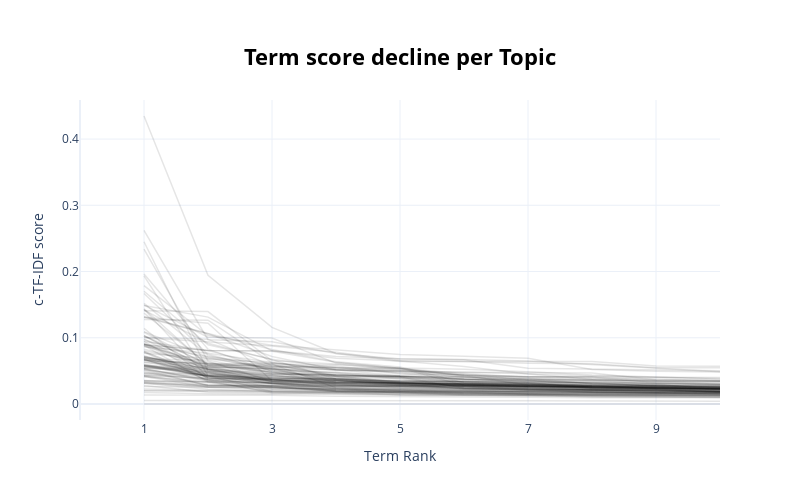

Notebook cell for this chart:
### Code cell
model.visualize_term_rank()

### Figure 1 — Plotly figure (JSON) as saved in the notebook; plotly's stock layout.template omitted (floating-point values rounded to 4 significant figures)
{"data": [{"hovertext": "<b>Topic -1</b>:god_like_know_just_don_use_people_", "line": {"color": "black", "width": 1.5}, "mode": "lines+lines", "name": "", "opacity": 0.1, "type": "scatter", "x": [1, 2, 3, 4, 5, 6, 7, 8, 9, 10], "y": [0.0054, 0.005074, 0.004933, 0.004863, 0.004861, 0.004811, 0.004809, 0.004595, 0.00433, 0.004264]}, {"hovertext": "<b>Topic 0</b>:disease_patients_medical_health_doc", "line": {"color": "black", "width": 1.5}, "mode": "lines+lines", "name": "", "opacity": 0.1, "type": "scatter", "x": [1, 2, 3, 4, 5, 6, 7, 8, 9, 10], "y": [0.01375, 0.01346, 0.01311, 0.01166, 0.01136, 0.01125, 0.01001, 0.00939, 0.009378, 0.009269]}, {"hovertext": "<b>Topic 1</b>:team_game_25_hockey_55_season_pit_p", "line": {"color": "black", "width": 1.5}, "mode": "lines+lines", "name": "", "opacity": 0.1, "type": "scatter", "x": [1, 2, 3, 4, 5, 6, 7, 8, 9, 10], "y": [0.01733, 0.01542, 0.01474, 0.01461, 0.01322, 0.01267, 0.01236, 0.01224, 0.01185, 0.01135]}, {"hovertext": "<b>Topic 2</b>:year_game_baseball_hit_team_players", "line": {"color": "black", "width": 1.5}, "mode": "lines+lines", "name": "", "opacity": 0.1, "type": "scatter", "x": [1, 2, 3, 4, 5, 6, 7, 8, 9, 10], "y": [0.01989, 0.01927, 0.01762, 0.01703, 0.01647, 0.01498, 0.01424, 0.01343, 0.0124, 0.01228]}, {"hovertext": "<b>Topic 3</b>:key_encryption_clipper_chip_keys_go", "line": {"color": "black", "width": 1.5}, "mode": "lines+lines", "name": "", "opacity": 0.1, "type": "scatter", "x": [1, 2, 3, 4, 5, 6, 7, 8, 9, 10], "y": [0.03136, 0.02536, 0.02147, 0.02, 0.01791, 0.01477, 0.01435, 0.01431, 0.01412, 0.01385]}, {"hovertext": "<b>Topic 4</b>:israel_israeli_arab_jews_war_jewish", "line": {"color": "black", "width": 1.5}, "mode": "lines+lines", "name": "", "opacity": 0.1, "type": "scatter", "x": [1, 2, 3, 4, 5, 6, 7, 8, 9, 10], "y": [0.03148, 0.0222, 0.01834, 0.01814, 0.01409, 0.01372, 0.01281, 0.01072, 0.01044, 0.01019]}, {"hovertext": "<b>Topic 5</b>:fbi_batf_koresh_compound_gas_waco_a", "line": {"color": "black", "width": 1.5}, "mode": "lines+lines", "name": "", "opacity": 0.1, "type": "scatter", "x": [1, 2, 3, 4, 5, 6, 7, 8, 9, 10], "y": [0.0318, 0.02809, 0.02754, 0.01875, 0.01643, 0.01372, 0.01336, 0.01307, 0.01287, 0.01242]}, {"hovertext": "<b>Topic 6</b>:_________", "line": {"color": "black", "width": 1.5}, "mode": "lines+lines", "name": "", "opacity": 0.1, "type": "scatter", "x": [1, 2, 3, 4, 5, 6, 7, 8, 9, 10], "y": [1e-05, 1e-05, 1e-05, 1e-05, 1e-05, 1e-05, 1e-05, 1e-05, 1e-05, 1e-05]}, {"hovertext": "<b>Topic 7</b>:sale_condition_audio_offer_shipping", "line": {"color": "black", "width": 1.5}, "mode": "lines+lines", "name": "", "opacity": 0.1, "type": "scatter", "x": [1, 2, 3, 4, 5, 6, 7, 8, 9, 10], "y": [0.0225, 0.02075, 0.02073, 0.02055, 0.01882, 0.01713, 0.01651, 0.01643, 0.01566, 0.01497]}, {"hovertext": "<b>Topic 8</b>:car_engine_ford_cars_mustang_gt_con", "line": {"color": "black", "width": 1.5}, "mode": "lines+lines", "name": "", "opacity": 0.1, "type": "scatter", "x": [1, 2, 3, 4, 5, 6, 7, 8, 9, 10], "y": [0.04146, 0.02582, 0.02563, 0.02531, 0.02149, 0.01655, 0.01463, 0.01285, 0.01271, 0.01245]}, {"hovertext": "<b>Topic 9</b>:printer_print_hp_deskjet_printers_l", "line": {"color": "black", "width": 1.5}, "mode": "lines+lines", "name": "", "opacity": 0.1, "type": "scatter", "x": [1, 2, 3, 4, 5, 6, 7, 8, 9, 10], "y": [0.0893, 0.0474, 0.03556, 0.03395, 0.03237, 0.03109, 0.03085, 0.0249, 0.02343, 0.02315]}, {"hovertext": "<b>Topic 10</b>:list_request_mail_com_send_request", "line": {"color": "black", "width": 1.5}, "mode": "lines+lines", "name": "", "opacity": 0.1, "type": "scatter", "x": [1, 2, 3, 4, 5, 6, 7, 8, 9, 10], "y": [0.05414, 0.05182, 0.03881, 0.03876, 0.0385, 0.03711, 0.03437, 0.03074, 0.029, 0.0252]}, {"hovertext": "<b>Topic 11</b>:card_drivers_video_vesa_diamond_at", "line": {"color": "black", "width": 1.5}, "mode": "lines+lines", "name": "", "opacity": 0.1, "type": "scatter", "x": [1, 2, 3, 4, 5, 6, 7, 8, 9, 10], "y": [0.06906, 0.04897, 0.03453, 0.03098, 0.02859, 0.02825, 0.0281, 0.02769, 0.02706, 0.02007]}, {"hovertext": "<b>Topic 12</b>:drive_drives_slave_ide_disk_master", "line": {"color": "black", "width": 1.5}, "mode": "lines+lines", "name": "", "opacity": 0.1, "type": "scatter", "x": [1, 2, 3, 4, 5, 6, 7, 8, 9, 10], "y": [0.09457, 0.03909, 0.03636, 0.0312, 0.03088, 0.02878, 0.02728, 0.02686, 0.0251, 0.02354]}, {"hovertext": "<b>Topic 13</b>:atheists_god_atheism_belief_atheis", "line": {"color": "black", "width": 1.5}, "mode": "lines+lines", "name": "", "opacity": 0.1, "type": "scatter", "x": [1, 2, 3, 4, 5, 6, 7, 8, 9, 10], "y": [0.04366, 0.03851, 0.03696, 0.02746, 0.02593, 0.02586, 0.023, 0.02287, 0.02236, 0.01906]}, {"hovertext": "<b>Topic 14</b>:lib_ndet_loop_x11r5_libxmu_usr_err", "line": {"color": "black", "width": 1.5}, "mode": "lines+lines", "name": "", "opacity": 0.1, "type": "scatter", "x": [1, 2, 3, 4, 5, 6, 7, 8, 9, 10], "y": [0.0495, 0.02835, 0.02834, 0.02781, 0.02756, 0.02724, 0.027, 0.02571, 0.0253, 0.02339]}, {"hovertext": "<b>Topic 15</b>:espn_game_hockey_abc_games_basebal", "line": {"color": "black", "width": 1.5}, "mode": "lines+lines", "name": "", "opacity": 0.1, "type": "scatter", "x": [1, 2, 3, 4, 5, 6, 7, 8, 9, 10], "y": [0.08717, 0.06301, 0.04773, 0.04164, 0.04064, 0.03685, 0.03596, 0.02704, 0.02518, 0.02215]}, {"hovertext": "<b>Topic 16</b>:mhz_clock_fpu_speed_cpu_040_proces", "line": {"color": "black", "width": 1.5}, "mode": "lines+lines", "name": "", "opacity": 0.1, "type": "scatter", "x": [1, 2, 3, 4, 5, 6, 7, 8, 9, 10], "y": [0.06347, 0.04803, 0.04357, 0.03403, 0.03281, 0.02719, 0.02346, 0.02132, 0.0213, 0.01988]}, {"hovertext": "<b>Topic 17</b>:windows_dos_memory_allocation_swap", "line": {"color": "black", "width": 1.5}, "mode": "lines+lines", "name": "", "opacity": 0.1, "type": "scatter", "x": [1, 2, 3, 4, 5, 6, 7, 8, 9, 10], "y": [0.05748, 0.04233, 0.03037, 0.02824, 0.02611, 0.02277, 0.02122, 0.02096, 0.01964, 0.01895]}, {"hovertext": "<b>Topic 18</b>:flame_joke_group_knepper_post_don_", "line": {"color": "black", "width": 1.5}, "mode": "lines+lines", "name": "", "opacity": 0.1, "type": "scatter", "x": [1, 2, 3, 4, 5, 6, 7, 8, 9, 10], "y": [0.02792, 0.01779, 0.01654, 0.01534, 0.01503, 0.01434, 0.01411, 0.0141, 0.01343, 0.01323]}, {"hovertext": "<b>Topic 19</b>:lane_cop_bike_car_traffic_driving_", "line": {"color": "black", "width": 1.5}, "mode": "lines+lines", "name": "", "opacity": 0.1, "type": "scatter", "x": [1, 2, 3, 4, 5, 6, 7, 8, 9, 10], "y": [0.03332, 0.02725, 0.02522, 0.02237, 0.02206, 0.0206, 0.01783, 0.01722, 0.01714, 0.01672]}, {"hovertext": "<b>Topic 20</b>:modem_modems_fax_dtr_pin_cts_seria", "line": {"color": "black", "width": 1.5}, "mode": "lines+lines", "name": "", "opacity": 0.1, "type": "scatter", "x": [1, 2, 3, 4, 5, 6, 7, 8, 9, 10], "y": [0.08838, 0.0332, 0.0277, 0.021, 0.01954, 0.01953, 0.01935, 0.01888, 0.0179, 0.01786]}, {"hovertext": "<b>Topic 21</b>:jpeg_gif_image_format_cx_c__file_i", "line": {"color": "black", "width": 1.5}, "mode": "lines+lines", "name": "", "opacity": 0.1, "type": "scatter", "x": [1, 2, 3, 4, 5, 6, 7, 8, 9, 10], "y": [0.07886, 0.04304, 0.03066, 0.02637, 0.02636, 0.02348, 0.02343, 0.02116, 0.02105, 0.01825]}, {"hovertext": "<b>Topic 22</b>:moral_objective_morality_immoral_m", "line": {"color": "black", "width": 1.5}, "mode": "lines+lines", "name": "", "opacity": 0.1, "type": "scatter", "x": [1, 2, 3, 4, 5, 6, 7, 8, 9, 10], "y": [0.06553, 0.0606, 0.06052, 0.02435, 0.01997, 0.01926, 0.01891, 0.01885, 0.01781, 0.01767]}, {"hovertext": "<b>Topic 23</b>:monitor_vga_monitors_sync_horizont", "line": {"color": "black", "width": 1.5}, "mode": "lines+lines", "name": "", "opacity": 0.1, "type": "scatter", "x": [1, 2, 3, 4, 5, 6, 7, 8, 9, 10], "y": [0.09124, 0.05562, 0.0399, 0.03598, 0.03236, 0.03041, 0.02943, 0.02585, 0.02373, 0.02322]}, {"hovertext": "<b>Topic 24</b>:window_widget_event_null_applicati", "line": {"color": "black", "width": 1.5}, "mode": "lines+lines", "name": "", "opacity": 0.1, "type": "scatter", "x": [1, 2, 3, 4, 5, 6, 7, 8, 9, 10], "y": [0.07028, 0.0403, 0.02563, 0.02151, 0.02128, 0.01974, 0.01877, 0.01844, 0.01692, 0.01553]}, {"hovertext": "<b>Topic 25</b>:armenian_armenians_genocide_turkis", "line": {"color": "black", "width": 1.5}, "mode": "lines+lines", "name": "", "opacity": 0.1, "type": "scatter", "x": [1, 2, 3, 4, 5, 6, 7, 8, 9, 10], "y": [0.04695, 0.03622, 0.02348, 0.02307, 0.01623, 0.0161, 0.01598, 0.01585, 0.0146, 0.01434]}, {"hovertext": "<b>Topic 26</b>:windows_os_nt_ms_dos_apps_unix_mic", "line": {"color": "black", "width": 1.5}, "mode": "lines+lines", "name": "", "opacity": 0.1, "type": "scatter", "x": [1, 2, 3, 4, 5, 6, 7, 8, 9, 10], "y": [0.07656, 0.06887, 0.05404, 0.03243, 0.03, 0.0294, 0.0233, 0.02238, 0.01964, 0.01801]}, {"hovertext": "<b>Topic 27</b>:drive_meg_sale_ram_serial_card_00_", "line": {"color": "black", "width": 1.5}, "mode": "lines+lines", "name": "", "opacity": 0.1, "type": "scatter", "x": [1, 2, 3, 4, 5, 6, 7, 8, 9, 10], "y": [0.04273, 0.02902, 0.0273, 0.02708, 0.02622, 0.02482, 0.02413, 0.02357, 0.02178, 0.01929]}, {"hovertext": "<b>Topic 28</b>:scsi_ide_bus_controller_isa_sec_dr", "line": {"color": "black", "width": 1.5}, "mode": "lines+lines", "name": "", "opacity": 0.1, "type": "scatter", "x": [1, 2, 3, 4, 5, 6, 7, 8, 9, 10], "y": [0.1963, 0.0828, 0.04894, 0.04347, 0.0422, 0.03725, 0.03381, 0.03236, 0.02624, 0.02524]}, {"hovertext": "<b>Topic 29</b>:gun_guns_weapons_crime_000_weapon_", "line": {"color": "black", "width": 1.5}, "mode": "lines+lines", "name": "", "opacity": 0.1, "type": "scatter", "x": [1, 2, 3, 4, 5, 6, 7, 8, 9, 10], "y": [0.0509, 0.04249, 0.01902, 0.01728, 0.01724, 0.01606, 0.01564, 0.01535, 0.01525, 0.01513]}, {"hovertext": "<b>Topic 30</b>:den_p3_p1_p2_points_polygon_radius", "line": {"color": "black", "width": 1.5}, "mode": "lines+lines", "name": "", "opacity": 0.1, "type": "scatter", "x": [1, 2, 3, 4, 5, 6, 7, 8, 9, 10], "y": [0.04328, 0.03937, 0.03864, 0.03809, 0.03399, 0.03273, 0.02961, 0.02725, 0.02725, 0.02593]}, {"hovertext": "<b>Topic 31</b>:space_moon_nasa_station_launch_ast", "line": {"color": "black", "width": 1.5}, "mode": "lines+lines", "name": "", "opacity": 0.1, "type": "scatter", "x": [1, 2, 3, 4, 5, 6, 7, 8, 9, 10], "y": [0.0334, 0.02587, 0.02542, 0.02024, 0.01931, 0.01882, 0.01787, 0.01741, 0.01699, 0.01671]}, {"hovertext": "<b>Topic 32</b>:ftp_graphics_file_pub_edu_data_128", "line": {"color": "black", "width": 1.5}, "mode": "lines+lines", "name": "", "opacity": 0.1, "type": "scatter", "x": [1, 2, 3, 4, 5, 6, 7, 8, 9, 10], "y": [0.02033, 0.02009, 0.01948, 0.01947, 0.01867, 0.01558, 0.01362, 0.01263, 0.01152, 0.01134]}, {"hovertext": "<b>Topic 33</b>:kinsey_men_sex_gay_homosexual_sexu", "line": {"color": "black", "width": 1.5}, "mode": "lines+lines", "name": "", "opacity": 0.1, "type": "scatter", "x": [1, 2, 3, 4, 5, 6, 7, 8, 9, 10], "y": [0.06937, 0.05722, 0.05719, 0.05487, 0.05049, 0.04347, 0.02841, 0.02823, 0.02719, 0.02645]}, {"hovertext": "<b>Topic 34</b>:car_miles_condition_000_fm_excelle", "line": {"color": "black", "width": 1.5}, "mode": "lines+lines", "name": "", "opacity": 0.1, "type": "scatter", "x": [1, 2, 3, 4, 5, 6, 7, 8, 9, 10], "y": [0.05449, 0.0479, 0.03083, 0.02314, 0.02271, 0.02251, 0.02198, 0.0216, 0.02145, 0.02113]}, {"hovertext": "<b>Topic 35</b>:simms_simm_ram_vram_memory_dram_me", "line": {"color": "black", "width": 1.5}, "mode": "lines+lines", "name": "", "opacity": 0.1, "type": "scatter", "x": [1, 2, 3, 4, 5, 6, 7, 8, 9, 10], "y": [0.1669, 0.07507, 0.05008, 0.04747, 0.04148, 0.03804, 0.03101, 0.02492, 0.02425, 0.02258]}, {"hovertext": "<b>Topic 36</b>:number_phone_dial_bbs_800_al_617_l", "line": {"color": "black", "width": 1.5}, "mode": "lines+lines", "name": "", "opacity": 0.1, "type": "scatter", "x": [1, 2, 3, 4, 5, 6, 7, 8, 9, 10], "y": [0.08955, 0.07127, 0.06049, 0.04199, 0.04176, 0.03273, 0.02722, 0.027, 0.02487, 0.023]}, {"hovertext": "<b>Topic 37</b>:helmet_passenger_bike_ride_jacket_", "line": {"color": "black", "width": 1.5}, "mode": "lines+lines", "name": "", "opacity": 0.1, "type": "scatter", "x": [1, 2, 3, 4, 5, 6, 7, 8, 9, 10], "y": [0.07927, 0.03879, 0.03768, 0.0288, 0.02712, 0.02689, 0.02227, 0.02048, 0.01997, 0.01876]}, {"hovertext": "<b>Topic 38</b>:books_jesus_text_scripture_canon_b", "line": {"color": "black", "width": 1.5}, "mode": "lines+lines", "name": "", "opacity": 0.1, "type": "scatter", "x": [1, 2, 3, 4, 5, 6, 7, 8, 9, 10], "y": [0.02643, 0.02511, 0.02454, 0.0231, 0.02068, 0.01892, 0.01806, 0.01761, 0.01606, 0.01596]}, {"hovertext": "<b>Topic 39</b>:wax_ear_paint_plastic_chain_car_me", "line": {"color": "black", "width": 1.5}, "mode": "lines+lines", "name": "", "opacity": 0.1, "type": "scatter", "x": [1, 2, 3, 4, 5, 6, 7, 8, 9, 10], "y": [0.09792, 0.0499, 0.04904, 0.02998, 0.02866, 0.02723, 0.02623, 0.02623, 0.02509, 0.02461]}, {"hovertext": "<b>Topic 40</b>:games_sega_genesis_snes_cd_game_sa", "line": {"color": "black", "width": 1.5}, "mode": "lines+lines", "name": "", "opacity": 0.1, "type": "scatter", "x": [1, 2, 3, 4, 5, 6, 7, 8, 9, 10], "y": [0.08952, 0.08061, 0.05588, 0.05121, 0.04932, 0.0407, 0.03338, 0.03333, 0.03141, 0.02901]}, {"hovertext": "<b>Topic 41</b>:font_fonts_truetype_tt_atm_windows", "line": {"color": "black", "width": 1.5}, "mode": "lines+lines", "name": "", "opacity": 0.1, "type": "scatter", "x": [1, 2, 3, 4, 5, 6, 7, 8, 9, 10], "y": [0.1407, 0.1395, 0.06522, 0.06024, 0.05207, 0.04511, 0.0364, 0.03553, 0.03005, 0.02171]}, {"hovertext": "<b>Topic 42</b>:militia_amendment_constitution_arm", "line": {"color": "black", "width": 1.5}, "mode": "lines+lines", "name": "", "opacity": 0.1, "type": "scatter", "x": [1, 2, 3, 4, 5, 6, 7, 8, 9, 10], "y": [0.06829, 0.05073, 0.04329, 0.03736, 0.03505, 0.03423, 0.03301, 0.02435, 0.02257, 0.02252]}, {"hovertext": "<b>Topic 43</b>:sleeve_picture_promo_45_sale_conta", "line": {"color": "black", "width": 1.5}, "mode": "lines+lines", "name": "", "opacity": 0.1, "type": "scatter", "x": [1, 2, 3, 4, 5, 6, 7, 8, 9, 10], "y": [0.07091, 0.05305, 0.042, 0.04014, 0.03101, 0.03053, 0.03026, 0.02935, 0.02851, 0.02401]}, {"hovertext": "<b>Topic 44</b>:sky_advertising_space_billboard_bi", "line": {"color": "black", "width": 1.5}, "mode": "lines+lines", "name": "", "opacity": 0.1, "type": "scatter", "x": [1, 2, 3, 4, 5, 6, 7, 8, 9, 10], "y": [0.05908, 0.04272, 0.03682, 0.03196, 0.03073, 0.02995, 0.02708, 0.02421, 0.02214, 0.02093]}, {"hovertext": "<b>Topic 45</b>:3d_animation_graphics_3ds_renderma", "line": {"color": "black", "width": 1.5}, "mode": "lines+lines", "name": "", "opacity": 0.1, "type": "scatter", "x": [1, 2, 3, 4, 5, 6, 7, 8, 9, 10], "y": [0.06693, 0.04363, 0.03756, 0.03568, 0.02744, 0.02627, 0.02603, 0.02471, 0.02377, 0.02341]}, {"hovertext": "<b>Topic 46</b>:dpy_colormap_color_gc_visual_green", "line": {"color": "black", "width": 1.5}, "mode": "lines+lines", "name": "", "opacity": 0.1, "type": "scatter", "x": [1, 2, 3, 4, 5, 6, 7, 8, 9, 10], "y": [0.0679, 0.06635, 0.04729, 0.03757, 0.03468, 0.03441, 0.03201, 0.03199, 0.03068, 0.03007]}, {"hovertext": "<b>Topic 47</b>:books_00_book_list_chemistry_95_pa", "line": {"color": "black", "width": 1.5}, "mode": "lines+lines", "name": "", "opacity": 0.1, "type": "scatter", "x": [1, 2, 3, 4, 5, 6, 7, 8, 9, 10], "y": [0.05946, 0.04529, 0.0385, 0.03822, 0.0313, 0.03028, 0.02988, 0.02853, 0.02336, 0.02283]}, {"hovertext": "<b>Topic 48</b>:god_faith_shall_christ_romans_lord", "line": {"color": "black", "width": 1.5}, "mode": "lines+lines", "name": "", "opacity": 0.1, "type": "scatter", "x": [1, 2, 3, 4, 5, 6, 7, 8, 9, 10], "y": [0.07302, 0.04416, 0.03975, 0.03539, 0.03113, 0.03001, 0.02761, 0.0266, 0.02605, 0.0257]}, {"hovertext": "<b>Topic 49</b>:islam_rushdie_qur_muslim_religion_", "line": {"color": "black", "width": 1.5}, "mode": "lines+lines", "name": "", "opacity": 0.1, "type": "scatter", "x": [1, 2, 3, 4, 5, 6, 7, 8, 9, 10], "y": [0.07106, 0.0525, 0.03646, 0.03232, 0.03168, 0.02725, 0.02713, 0.02392, 0.02383, 0.01834]}, {"hovertext": "<b>Topic 50</b>:probe_mission_orbit_spacecraft_pro", "line": {"color": "black", "width": 1.5}, "mode": "lines+lines", "name": "", "opacity": 0.1, "type": "scatter", "x": [1, 2, 3, 4, 5, 6, 7, 8, 9, 10], "y": [0.04213, 0.03358, 0.03336, 0.0324, 0.032, 0.0303, 0.02747, 0.02677, 0.02512, 0.0245]}, {"hovertext": "<b>Topic 51</b>:uv_leds_blue_light_led_ir_green_bu", "line": {"color": "black", "width": 1.5}, "mode": "lines+lines", "name": "", "opacity": 0.1, "type": "scatter", "x": [1, 2, 3, 4, 5, 6, 7, 8, 9, 10], "y": [0.07128, 0.05619, 0.05339, 0.04638, 0.03765, 0.02536, 0.02532, 0.02322, 0.02298, 0.02121]}, {"hovertext": "<b>Topic 52</b>:copy_protection_program_software_d", "line": {"color": "black", "width": 1.5}, "mode": "lines+lines", "name": "", "opacity": 0.1, "type": "scatter", "x": [1, 2, 3, 4, 5, 6, 7, 8, 9, 10], "y": [0.06743, 0.04121, 0.03129, 0.02841, 0.02747, 0.02512, 0.02492, 0.02156, 0.02151, 0.01749]}, {"hovertext": "<b>Topic 53</b>:window_motif_manager_offers_xlib_x", "line": {"color": "black", "width": 1.5}, "mode": "lines+lines", "name": "", "opacity": 0.1, "type": "scatter", "x": [1, 2, 3, 4, 5, 6, 7, 8, 9, 10], "y": [0.04102, 0.03194, 0.02288, 0.02199, 0.02115, 0.02035, 0.01888, 0.01864, 0.01842, 0.01807]}, {"hovertext": "<b>Topic 54</b>:hst_shuttle_mission_boost_orbit_om", "line": {"color": "black", "width": 1.5}, "mode": "lines+lines", "name": "", "opacity": 0.1, "type": "scatter", "x": [1, 2, 3, 4, 5, 6, 7, 8, 9, 10], "y": [0.1084, 0.05838, 0.05834, 0.04382, 0.04007, 0.03141, 0.02914, 0.02746, 0.02288, 0.02248]}, {"hovertext": "<b>Topic 55</b>:oort_cloud_gamma_grbs_distribution", "line": {"color": "black", "width": 1.5}, "mode": "lines+lines", "name": "", "opacity": 0.1, "type": "scatter", "x": [1, 2, 3, 4, 5, 6, 7, 8, 9, 10], "y": [0.06643, 0.04702, 0.03562, 0.03484, 0.03386, 0.03325, 0.03311, 0.03276, 0.03155, 0.02867]}, {"hovertext": "<b>Topic 56</b>:homosexuality_homosexual_paul_bosw", "line": {"color": "black", "width": 1.5}, "mode": "lines+lines", "name": "", "opacity": 0.1, "type": "scatter", "x": [1, 2, 3, 4, 5, 6, 7, 8, 9, 10], "y": [0.04559, 0.04233, 0.03231, 0.02557, 0.02497, 0.02409, 0.02181, 0.021, 0.01999, 0.0186]}, {"hovertext": "<b>Topic 57</b>:mary_bernadette_maria_sin_priest_g", "line": {"color": "black", "width": 1.5}, "mode": "lines+lines", "name": "", "opacity": 0.1, "type": "scatter", "x": [1, 2, 3, 4, 5, 6, 7, 8, 9, 10], "y": [0.1142, 0.03697, 0.03598, 0.03493, 0.03071, 0.02768, 0.02652, 0.0252, 0.02401, 0.02378]}, {"hovertext": "<b>Topic 58</b>:hell_eternal_heaven_god_jesus_life", "line": {"color": "black", "width": 1.5}, "mode": "lines+lines", "name": "", "opacity": 0.1, "type": "scatter", "x": [1, 2, 3, 4, 5, 6, 7, 8, 9, 10], "y": [0.09045, 0.05219, 0.03359, 0.03151, 0.02815, 0.02413, 0.02253, 0.01729, 0.0169, 0.01674]}, {"hovertext": "<b>Topic 59</b>:irq_port_interrupt_modem_ports_com", "line": {"color": "black", "width": 1.5}, "mode": "lines+lines", "name": "", "opacity": 0.1, "type": "scatter", "x": [1, 2, 3, 4, 5, 6, 7, 8, 9, 10], "y": [0.09695, 0.06824, 0.06219, 0.05051, 0.04917, 0.04813, 0.04553, 0.0422, 0.04028, 0.03837]}, {"hovertext": "<b>Topic 60</b>:mouse_driver_ball_windows_mice_ser", "line": {"color": "black", "width": 1.5}, "mode": "lines+lines", "name": "", "opacity": 0.1, "type": "scatter", "x": [1, 2, 3, 4, 5, 6, 7, 8, 9, 10], "y": [0.245, 0.05005, 0.03304, 0.03231, 0.03207, 0.02947, 0.02584, 0.02537, 0.02357, 0.02242]}, {"hovertext": "<b>Topic 61</b>:jesus_matthew_prophecy_messiah_pro", "line": {"color": "black", "width": 1.5}, "mode": "lines+lines", "name": "", "opacity": 0.1, "type": "scatter", "x": [1, 2, 3, 4, 5, 6, 7, 8, 9, 10], "y": [0.05341, 0.03432, 0.03174, 0.02343, 0.01982, 0.01859, 0.01857, 0.01789, 0.01764, 0.01616]}, {"hovertext": "<b>Topic 62</b>:existence_evidence_exists_exist_go", "line": {"color": "black", "width": 1.5}, "mode": "lines+lines", "name": "", "opacity": 0.1, "type": "scatter", "x": [1, 2, 3, 4, 5, 6, 7, 8, 9, 10], "y": [0.03539, 0.02873, 0.02724, 0.02719, 0.02706, 0.02683, 0.02127, 0.01999, 0.01898, 0.01806]}, {"hovertext": "<b>Topic 63</b>:penalty_death_cruel_punishment_mur", "line": {"color": "black", "width": 1.5}, "mode": "lines+lines", "name": "", "opacity": 0.1, "type": "scatter", "x": [1, 2, 3, 4, 5, 6, 7, 8, 9, 10], "y": [0.05809, 0.04895, 0.04515, 0.0413, 0.03933, 0.02899, 0.02563, 0.02515, 0.02451, 0.02277]}, {"hovertext": "<b>Topic 64</b>:radar_detector_detectors_ka_valent", "line": {"color": "black", "width": 1.5}, "mode": "lines+lines", "name": "", "opacity": 0.1, "type": "scatter", "x": [1, 2, 3, 4, 5, 6, 7, 8, 9, 10], "y": [0.1417, 0.09174, 0.06702, 0.03784, 0.03044, 0.0232, 0.02313, 0.02197, 0.02004, 0.01951]}, {"hovertext": "<b>Topic 65</b>:greek_greece_turkish_greeks_cyprus", "line": {"color": "black", "width": 1.5}, "mode": "lines+lines", "name": "", "opacity": 0.1, "type": "scatter", "x": [1, 2, 3, 4, 5, 6, 7, 8, 9, 10], "y": [0.08288, 0.05916, 0.04803, 0.04167, 0.03337, 0.0313, 0.02514, 0.0216, 0.02053, 0.01901]}, {"hovertext": "<b>Topic 66</b>:celp_voice_speech_dsp_compression_", "line": {"color": "black", "width": 1.5}, "mode": "lines+lines", "name": "", "opacity": 0.1, "type": "scatter", "x": [1, 2, 3, 4, 5, 6, 7, 8, 9, 10], "y": [0.04732, 0.04534, 0.04294, 0.03573, 0.02932, 0.02338, 0.02162, 0.02115, 0.01826, 0.01818]}, {"hovertext": "<b>Topic 67</b>:conference_phigs_siggraph_1993_uni", "line": {"color": "black", "width": 1.5}, "mode": "lines+lines", "name": "", "opacity": 0.1, "type": "scatter", "x": [1, 2, 3, 4, 5, 6, 7, 8, 9, 10], "y": [0.03458, 0.03348, 0.01837, 0.01757, 0.01711, 0.01678, 0.01675, 0.01647, 0.0164, 0.01628]}, {"hovertext": "<b>Topic 68</b>:science_methodology_scientific_rat", "line": {"color": "black", "width": 1.5}, "mode": "lines+lines", "name": "", "opacity": 0.1, "type": "scatter", "x": [1, 2, 3, 4, 5, 6, 7, 8, 9, 10], "y": [0.05196, 0.02767, 0.02578, 0.019, 0.01832, 0.01809, 0.01545, 0.01455, 0.0145, 0.01405]}, {"hovertext": "<b>Topic 69</b>:oil_drain_bolt_leaks_car_viscosity", "line": {"color": "black", "width": 1.5}, "mode": "lines+lines", "name": "", "opacity": 0.1, "type": "scatter", "x": [1, 2, 3, 4, 5, 6, 7, 8, 9, 10], "y": [0.1438, 0.05764, 0.0369, 0.03288, 0.03244, 0.02928, 0.02774, 0.02534, 0.02472, 0.02369]}, {"hovertext": "<b>Topic 70</b>:drugs_drug_cocaine_marijuana_lsd_g", "line": {"color": "black", "width": 1.5}, "mode": "lines+lines", "name": "", "opacity": 0.1, "type": "scatter", "x": [1, 2, 3, 4, 5, 6, 7, 8, 9, 10], "y": [0.1309, 0.1221, 0.03503, 0.02942, 0.02405, 0.02371, 0.02133, 0.02097, 0.02088, 0.02034]}, {"hovertext": "<b>Topic 71</b>:battery_batteries_concrete_dischar", "line": {"color": "black", "width": 1.5}, "mode": "lines+lines", "name": "", "opacity": 0.1, "type": "scatter", "x": [1, 2, 3, 4, 5, 6, 7, 8, 9, 10], "y": [0.1702, 0.08941, 0.06764, 0.05459, 0.05405, 0.04301, 0.03863, 0.03568, 0.03425, 0.03068]}, {"hovertext": "<b>Topic 72</b>:tax_taxes_billion_deficit_clinton_", "line": {"color": "black", "width": 1.5}, "mode": "lines+lines", "name": "", "opacity": 0.1, "type": "scatter", "x": [1, 2, 3, 4, 5, 6, 7, 8, 9, 10], "y": [0.07188, 0.05245, 0.05095, 0.03789, 0.03432, 0.03408, 0.03199, 0.0263, 0.02455, 0.02219]}, {"hovertext": "<b>Topic 73</b>:tickets_ticket_05pm_35pm_june_game", "line": {"color": "black", "width": 1.5}, "mode": "lines+lines", "name": "", "opacity": 0.1, "type": "scatter", "x": [1, 2, 3, 4, 5, 6, 7, 8, 9, 10], "y": [0.1492, 0.1009, 0.09976, 0.06176, 0.05418, 0.0285, 0.02675, 0.02661, 0.02635, 0.02494]}, {"hovertext": "<b>Topic 74</b>:dog_dogs_bike_trained_chase_riding", "line": {"color": "black", "width": 1.5}, "mode": "lines+lines", "name": "", "opacity": 0.1, "type": "scatter", "x": [1, 2, 3, 4, 5, 6, 7, 8, 9, 10], "y": [0.2337, 0.06474, 0.034, 0.02353, 0.02342, 0.02155, 0.02006, 0.01873, 0.01693, 0.01502]}, {"hovertext": "<b>Topic 75</b>:government_libertarians_libertaria", "line": {"color": "black", "width": 1.5}, "mode": "lines+lines", "name": "", "opacity": 0.1, "type": "scatter", "x": [1, 2, 3, 4, 5, 6, 7, 8, 9, 10], "y": [0.05249, 0.03672, 0.03125, 0.01995, 0.01887, 0.01711, 0.01528, 0.014, 0.01345, 0.01339]}, {"hovertext": "<b>Topic 76</b>:fan_cpu_heat_sink_fans_cooling_chi", "line": {"color": "black", "width": 1.5}, "mode": "lines+lines", "name": "", "opacity": 0.1, "type": "scatter", "x": [1, 2, 3, 4, 5, 6, 7, 8, 9, 10], "y": [0.1322, 0.1064, 0.08235, 0.06377, 0.05579, 0.03205, 0.02907, 0.02347, 0.02172, 0.02161]}, {"hovertext": "<b>Topic 77</b>:gun_homicide_homicides_seattle_van", "line": {"color": "black", "width": 1.5}, "mode": "lines+lines", "name": "", "opacity": 0.1, "type": "scatter", "x": [1, 2, 3, 4, 5, 6, 7, 8, 9, 10], "y": [0.06024, 0.04213, 0.03675, 0.03304, 0.03175, 0.02842, 0.02706, 0.02684, 0.0268, 0.02591]}, {"hovertext": "<b>Topic 78</b>:countersteering_bike_rider_turn_mo", "line": {"color": "black", "width": 1.5}, "mode": "lines+lines", "name": "", "opacity": 0.1, "type": "scatter", "x": [1, 2, 3, 4, 5, 6, 7, 8, 9, 10], "y": [0.1028, 0.05355, 0.0449, 0.04331, 0.0419, 0.03872, 0.03763, 0.03645, 0.03578, 0.03541]}, {"hovertext": "<b>Topic 79</b>:cd_drive_rom_nec_toshiba_cd300_mul", "line": {"color": "black", "width": 1.5}, "mode": "lines+lines", "name": "", "opacity": 0.1, "type": "scatter", "x": [1, 2, 3, 4, 5, 6, 7, 8, 9, 10], "y": [0.1373, 0.05942, 0.05556, 0.05453, 0.05352, 0.04234, 0.04089, 0.04029, 0.03202, 0.03011]}, {"hovertext": "<b>Topic 80</b>:jim_context_articles_weiss_argumen", "line": {"color": "black", "width": 1.5}, "mode": "lines+lines", "name": "", "opacity": 0.1, "type": "scatter", "x": [1, 2, 3, 4, 5, 6, 7, 8, 9, 10], "y": [0.05544, 0.05366, 0.03371, 0.03034, 0.02858, 0.02771, 0.02674, 0.02358, 0.02332, 0.02316]}, {"hovertext": "<b>Topic 81</b>:mjm_circuits_fm_mixer_receiver_rec", "line": {"color": "black", "width": 1.5}, "mode": "lines+lines", "name": "", "opacity": 0.1, "type": "scatter", "x": [1, 2, 3, 4, 5, 6, 7, 8, 9, 10], "y": [0.05634, 0.04279, 0.04159, 0.03809, 0.03298, 0.03012, 0.02891, 0.0282, 0.02804, 0.02747]}, {"hovertext": "<b>Topic 82</b>:ham_interference_radio_amp_ampere_", "line": {"color": "black", "width": 1.5}, "mode": "lines+lines", "name": "", "opacity": 0.1, "type": "scatter", "x": [1, 2, 3, 4, 5, 6, 7, 8, 9, 10], "y": [0.08047, 0.06158, 0.04579, 0.04434, 0.04072, 0.03373, 0.03152, 0.02705, 0.0269, 0.02594]}, {"hovertext": "<b>Topic 83</b>:water_steam_cooling_towers_plants_", "line": {"color": "black", "width": 1.5}, "mode": "lines+lines", "name": "", "opacity": 0.1, "type": "scatter", "x": [1, 2, 3, 4, 5, 6, 7, 8, 9, 10], "y": [0.08977, 0.08088, 0.08046, 0.06897, 0.06494, 0.05669, 0.04544, 0.03736, 0.03444, 0.03289]}, {"hovertext": "<b>Topic 84</b>:deleted_stuff_blah_deletion_unsign", "line": {"color": "black", "width": 1.5}, "mode": "lines+lines", "name": "", "opacity": 0.1, "type": "scatter", "x": [1, 2, 3, 4, 5, 6, 7, 8, 9, 10], "y": [0.4348, 0.1942, 0.1156, 0.07629, 0.06412, 0.06412, 0.06412, 0.06412, 0.0575, 0.0569]}, {"hovertext": "<b>Topic 85</b>:transmission_shifting_shift_clutch", "line": {"color": "black", "width": 1.5}, "mode": "lines+lines", "name": "", "opacity": 0.1, "type": "scatter", "x": [1, 2, 3, 4, 5, 6, 7, 8, 9, 10], "y": [0.06607, 0.0609, 0.06043, 0.0593, 0.05449, 0.05247, 0.04866, 0.04363, 0.0409, 0.0372]}, {"hovertext": "<b>Topic 86</b>:kirlian_photography_leaf_pictures_", "line": {"color": "black", "width": 1.5}, "mode": "lines+lines", "name": "", "opacity": 0.1, "type": "scatter", "x": [1, 2, 3, 4, 5, 6, 7, 8, 9, 10], "y": [0.1277, 0.1265, 0.06236, 0.05176, 0.0513, 0.04326, 0.04118, 0.04114, 0.04078, 0.04007]}, {"hovertext": "<b>Topic 87</b>:monitor_turn_power_computer_electr", "line": {"color": "black", "width": 1.5}, "mode": "lines+lines", "name": "", "opacity": 0.1, "type": "scatter", "x": [1, 2, 3, 4, 5, 6, 7, 8, 9, 10], "y": [0.09129, 0.05737, 0.05235, 0.05197, 0.04793, 0.04031, 0.03845, 0.03047, 0.02896, 0.02869]}, {"hovertext": "<b>Topic 88</b>:room_kitchen_bedroom_summer_washer", "line": {"color": "black", "width": 1.5}, "mode": "lines+lines", "name": "", "opacity": 0.1, "type": "scatter", "x": [1, 2, 3, 4, 5, 6, 7, 8, 9, 10], "y": [0.05768, 0.04146, 0.04057, 0.03616, 0.03179, 0.03173, 0.0306, 0.02849, 0.02746, 0.02719]}, {"hovertext": "<b>Topic 89</b>:maddi_hausmann_bolick_whirrr_nickn", "line": {"color": "black", "width": 1.5}, "mode": "lines+lines", "name": "", "opacity": 0.1, "type": "scatter", "x": [1, 2, 3, 4, 5, 6, 7, 8, 9, 10], "y": [0.1, 0.09389, 0.0877, 0.07799, 0.06572, 0.0642, 0.06168, 0.06082, 0.05464, 0.05464]}, {"hovertext": "<b>Topic 90</b>:newsgroup_group_graphics_comp_grou", "line": {"color": "black", "width": 1.5}, "mode": "lines+lines", "name": "", "opacity": 0.1, "type": "scatter", "x": [1, 2, 3, 4, 5, 6, 7, 8, 9, 10], "y": [0.06314, 0.05546, 0.05268, 0.04755, 0.0422, 0.04114, 0.03651, 0.03073, 0.028, 0.02654]}, {"hovertext": "<b>Topic 91</b>:marriage_married_marry_ceremony_ma", "line": {"color": "black", "width": 1.5}, "mode": "lines+lines", "name": "", "opacity": 0.1, "type": "scatter", "x": [1, 2, 3, 4, 5, 6, 7, 8, 9, 10], "y": [0.152, 0.07306, 0.05319, 0.04211, 0.03255, 0.02738, 0.02595, 0.0249, 0.02486, 0.02306]}, {"hovertext": "<b>Topic 92</b>:ax_max_g9v_b8f_a86_pl_145_1d9_34u_", "line": {"color": "black", "width": 1.5}, "mode": "lines+lines", "name": "", "opacity": 0.1, "type": "scatter", "x": [1, 2, 3, 4, 5, 6, 7, 8, 9, 10], "y": [0.0779, 0.03563, 0.01653, 0.01602, 0.01402, 0.01295, 0.01185, 0.01109, 0.00977, 0.009656]}, {"hovertext": "<b>Topic 93</b>:zip_helpfiles_win3_windows_cica_de", "line": {"color": "black", "width": 1.5}, "mode": "lines+lines", "name": "", "opacity": 0.1, "type": "scatter", "x": [1, 2, 3, 4, 5, 6, 7, 8, 9, 10], "y": [0.1008, 0.09792, 0.05771, 0.05757, 0.04627, 0.03681, 0.03575, 0.03506, 0.03464, 0.0342]}, {"hovertext": "<b>Topic 94</b>:pds_nubus_bus_lc_slot_lciii_access", "line": {"color": "black", "width": 1.5}, "mode": "lines+lines", "name": "", "opacity": 0.1, "type": "scatter", "x": [1, 2, 3, 4, 5, 6, 7, 8, 9, 10], "y": [0.1488, 0.1312, 0.08028, 0.07189, 0.06831, 0.06667, 0.05414, 0.05281, 0.05075, 0.05008]}, {"hovertext": "<b>Topic 95</b>:norton_shipping_disks_price_00_man", "line": {"color": "black", "width": 1.5}, "mode": "lines+lines", "name": "", "opacity": 0.1, "type": "scatter", "x": [1, 2, 3, 4, 5, 6, 7, 8, 9, 10], "y": [0.03565, 0.03308, 0.03167, 0.02786, 0.02773, 0.02743, 0.02714, 0.02452, 0.02402, 0.02398]}, {"hovertext": "<b>Topic 96</b>:space_nasa_propulsion_telescope_pl", "line": {"color": "black", "width": 1.5}, "mode": "lines+lines", "name": "", "opacity": 0.1, "type": "scatter", "x": [1, 2, 3, 4, 5, 6, 7, 8, 9, 10], "y": [0.05343, 0.03697, 0.0253, 0.01912, 0.0181, 0.01747, 0.01695, 0.01694, 0.01609, 0.01503]}, {"hovertext": "<b>Topic 97</b>:president_myers_stephanopoulos_mr_", "line": {"color": "black", "width": 1.5}, "mode": "lines+lines", "name": "", "opacity": 0.1, "type": "scatter", "x": [1, 2, 3, 4, 5, 6, 7, 8, 9, 10], "y": [0.05769, 0.05517, 0.05449, 0.04338, 0.04071, 0.0238, 0.02107, 0.02047, 0.01979, 0.01859]}, {"hovertext": "<b>Topic 98</b>:00_50_1st_wolverine_comics_hulk_ap", "line": {"color": "black", "width": 1.5}, "mode": "lines+lines", "name": "", "opacity": 0.1, "type": "scatter", "x": [1, 2, 3, 4, 5, 6, 7, 8, 9, 10], "y": [0.103, 0.06066, 0.05667, 0.05543, 0.04512, 0.04431, 0.04134, 0.04121, 0.03541, 0.03422]}, {"hovertext": "<b>Topic 99</b>:bike_bikes_750_zephyr_900ss_750ss_", "line": {"color": "black", "width": 1.5}, "mode": "lines+lines", "name": "", "opacity": 0.1, "type": "scatter", "x": [1, 2, 3, 4, 5, 6, 7, 8, 9, 10], "y": [0.06748, 0.03672, 0.03071, 0.03017, 0.02839, 0.02763, 0.02604, 0.02495, 0.02466, 0.02414]}, {"hovertext": "<b>Topic 100</b>:revolver_semi_auto_gun_glock_krat", "line": {"color": "black", "width": 1.5}, "mode": "lines+lines", "name": "", "opacity": 0.1, "type": "scatter", "x": [1, 2, 3, 4, 5, 6, 7, 8, 9, 10], "y": [0.08646, 0.07675, 0.06274, 0.05265, 0.04968, 0.04797, 0.04754, 0.04677, 0.03668, 0.03517]}, {"hovertext": "<b>Topic 101</b>:jehovah_elohim_lord_mcconkie_morm", "line": {"color": "black", "width": 1.5}, "mode": "lines+lines", "name": "", "opacity": 0.1, "type": "scatter", "x": [1, 2, 3, 4, 5, 6, 7, 8, 9, 10], "y": [0.1309, 0.1062, 0.07168, 0.05153, 0.04251, 0.03714, 0.03655, 0.03646, 0.03345, 0.03342]}, {"hovertext": "<b>Topic 102</b>:insurance_geico_car_farm_accident", "line": {"color": "black", "width": 1.5}, "mode": "lines+lines", "name": "", "opacity": 0.1, "type": "scatter", "x": [1, 2, 3, 4, 5, 6, 7, 8, 9, 10], "y": [0.1093, 0.07062, 0.05195, 0.03592, 0.02997, 0.02809, 0.02763, 0.025, 0.02364, 0.02238]}, {"hovertext": "<b>Topic 103</b>:homosexuals_clayton_associate_sex", "line": {"color": "black", "width": 1.5}, "mode": "lines+lines", "name": "", "opacity": 0.1, "type": "scatter", "x": [1, 2, 3, 4, 5, 6, 7, 8, 9, 10], "y": [0.05801, 0.04303, 0.0375, 0.03671, 0.03499, 0.03418, 0.03094, 0.03055, 0.02748, 0.02713]}, {"hovertext": "<b>Topic 104</b>:motif_bindings_list_complient_cos", "line": {"color": "black", "width": 1.5}, "mode": "lines+lines", "name": "", "opacity": 0.1, "type": "scatter", "x": [1, 2, 3, 4, 5, 6, 7, 8, 9, 10], "y": [0.1935, 0.04321, 0.03431, 0.03313, 0.03187, 0.02959, 0.02952, 0.02553, 0.0251, 0.02419]}, {"hovertext": "<b>Topic 105</b>:wave_harley_bikers_waving_riders_", "line": {"color": "black", "width": 1.5}, "mode": "lines+lines", "name": "", "opacity": 0.1, "type": "scatter", "x": [1, 2, 3, 4, 5, 6, 7, 8, 9, 10], "y": [0.1788, 0.1033, 0.08873, 0.08142, 0.07476, 0.07219, 0.0689, 0.05202, 0.04951, 0.04826]}, {"hovertext": "<b>Topic 106</b>:monitor_problem_screen_610_video_", "line": {"color": "black", "width": 1.5}, "mode": "lines+lines", "name": "", "opacity": 0.1, "type": "scatter", "x": [1, 2, 3, 4, 5, 6, 7, 8, 9, 10], "y": [0.1033, 0.05228, 0.04573, 0.04455, 0.04163, 0.0409, 0.03524, 0.03148, 0.03136, 0.02999]}, {"hovertext": "<b>Topic 107</b>:hb_committee_sb_firearms_senate_d", "line": {"color": "black", "width": 1.5}, "mode": "lines+lines", "name": "", "opacity": 0.1, "type": "scatter", "x": [1, 2, 3, 4, 5, 6, 7, 8, 9, 10], "y": [0.09441, 0.08062, 0.07959, 0.06286, 0.05377, 0.04602, 0.04026, 0.03832, 0.0378, 0.03523]}, {"hovertext": "<b>Topic 108</b>:keyboard_pc_datadesk_key_keyboard", "line": {"color": "black", "width": 1.5}, "mode": "lines+lines", "name": "", "opacity": 0.1, "type": "scatter", "x": [1, 2, 3, 4, 5, 6, 7, 8, 9, 10], "y": [0.143, 0.03943, 0.02768, 0.02536, 0.02311, 0.02208, 0.02075, 0.02, 0.01936, 0.01895]}, {"hovertext": "<b>Topic 109</b>:faq_apoylis_inode_thanks_poylishe", "line": {"color": "black", "width": 1.5}, "mode": "lines+lines", "name": "", "opacity": 0.1, "type": "scatter", "x": [1, 2, 3, 4, 5, 6, 7, 8, 9, 10], "y": [0.2622, 0.09717, 0.09394, 0.07637, 0.06782, 0.06728, 0.06478, 0.0591, 0.05325, 0.04861]}, {"hovertext": "<b>Topic 110</b>:african_black_white_dysfunction_k", "line": {"color": "black", "width": 1.5}, "mode": "lines+lines", "name": "", "opacity": 0.1, "type": "scatter", "x": [1, 2, 3, 4, 5, 6, 7, 8, 9, 10], "y": [0.05725, 0.04652, 0.0313, 0.03028, 0.02969, 0.0291, 0.02899, 0.02792, 0.0277, 0.02514]}], "layout": {"height": 500, "hoverlabel": {"bgcolor": "white", "font": {"family": "Rockwell", "size": 16}}, "showlegend": false, "title": {"font": {"color": "Black", "size": 22}, "text": "<b>Term score decline per Topic</b>", "x": 0.5, "xanchor": "center", "y": 0.9, "yanchor": "top"}, "width": 800, "xaxis": {"dtick": 2, "range": [0, 10], "tick0": 1, "title": {"text": "Term Rank"}}, "yaxis": {"title": {"text": "c-TF-IDF score"}}}}
